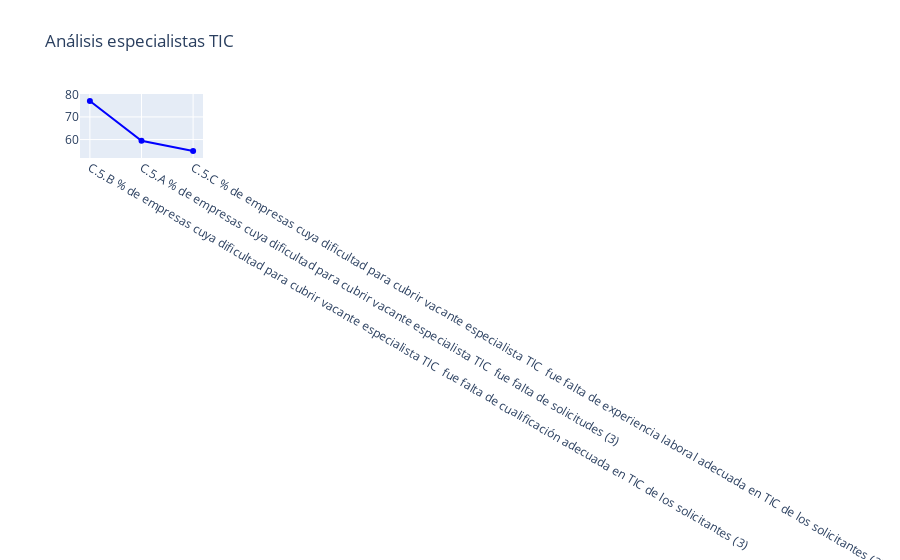

The notebook cell this image was saved under:
### Code cell
trace1 = go.Scatter(
                    x = extraccion_1['Principales variables'],
                    y = extraccion_1['Total'],
                    name = 'Principales variables',
                    mode= 'lines+markers',
                    marker = dict(color = 'blue'),
                    text = extraccion_1['Total'])

data = [trace1]

layout = dict(title = 'Análisis especialistas TIC',
             
           )

fig = go.Figure(data = data, layout=layout)


iplot(fig)
fig.show("png")

### Figure 1 — Plotly figure (JSON) as saved in the notebook; plotly's stock layout.template omitted (floating-point values rounded to 4 significant figures)
{"data": [{"marker": {"color": "blue"}, "mode": "lines+markers", "name": "Principales variables", "text": [77.06, 59.46, 54.92], "type": "scatter", "x": ["C.5.B % de empresas cuya dificultad para cubrir vacante especialista TIC  fue falta de cualificación adecuada en TIC de los solicitantes (3)", "C.5.A % de empresas cuya dificultad para cubrir vacante especialista TIC  fue falta de solicitudes (3)", "C.5.C % de empresas cuya dificultad para cubrir vacante especialista TIC  fue falta de experiencia laboral adecuada en TIC de los solicitantes (3)"], "y": [77.06, 59.46, 54.92]}], "layout": {"title": {"text": "Análisis especialistas TIC"}}}
